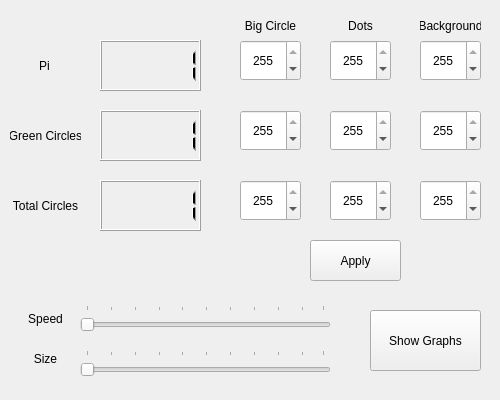
<?xml version="1.0" encoding="UTF-8"?>
<ui version="4.0">
 <class>ProgramControl</class>
 <widget class="QMainWindow" name="ProgramControl">
  <property name="geometry">
   <rect>
    <x>0</x>
    <y>0</y>
    <width>500</width>
    <height>400</height>
   </rect>
  </property>
  <property name="sizePolicy">
   <sizepolicy hsizetype="Fixed" vsizetype="Fixed">
    <horstretch>1</horstretch>
    <verstretch>1</verstretch>
   </sizepolicy>
  </property>
  <property name="windowTitle">
   <string>Controler</string>
  </property>
  <widget class="QWidget" name="centralwidget">
   <widget class="QSlider" name="horizontalSlider_2">
    <property name="geometry">
     <rect>
      <x>80</x>
      <y>305</y>
      <width>251</width>
      <height>31</height>
     </rect>
    </property>
    <property name="orientation">
     <enum>Qt::Horizontal</enum>
    </property>
    <property name="invertedAppearance">
     <bool>false</bool>
    </property>
    <property name="tickPosition">
     <enum>QSlider::TicksAbove</enum>
    </property>
    <property name="tickInterval">
     <number>0</number>
    </property>
   </widget>
   <widget class="QLabel" name="label">
    <property name="geometry">
     <rect>
      <x>10</x>
      <y>180</y>
      <width>71</width>
      <height>51</height>
     </rect>
    </property>
    <property name="text">
     <string>Total Circles</string>
    </property>
    <property name="alignment">
     <set>Qt::AlignCenter</set>
    </property>
   </widget>
   <widget class="QLabel" name="label_4">
    <property name="geometry">
     <rect>
      <x>20</x>
      <y>308</y>
      <width>51</width>
      <height>21</height>
     </rect>
    </property>
    <property name="text">
     <string>Speed</string>
    </property>
    <property name="alignment">
     <set>Qt::AlignCenter</set>
    </property>
   </widget>
   <widget class="QLabel" name="label_5">
    <property name="geometry">
     <rect>
      <x>20</x>
      <y>348</y>
      <width>51</width>
      <height>21</height>
     </rect>
    </property>
    <property name="text">
     <string>Size</string>
    </property>
    <property name="alignment">
     <set>Qt::AlignCenter</set>
    </property>
   </widget>
   <widget class="QLabel" name="label_7">
    <property name="geometry">
     <rect>
      <x>10</x>
      <y>110</y>
      <width>71</width>
      <height>51</height>
     </rect>
    </property>
    <property name="text">
     <string>Green Circles</string>
    </property>
    <property name="alignment">
     <set>Qt::AlignCenter</set>
    </property>
   </widget>
   <widget class="QLabel" name="label_8">
    <property name="geometry">
     <rect>
      <x>9</x>
      <y>40</y>
      <width>71</width>
      <height>51</height>
     </rect>
    </property>
    <property name="text">
     <string>Pi</string>
    </property>
    <property name="alignment">
     <set>Qt::AlignCenter</set>
    </property>
   </widget>
   <widget class="QLCDNumber" name="lcdNumber">
    <property name="geometry">
     <rect>
      <x>100</x>
      <y>110</y>
      <width>101</width>
      <height>51</height>
     </rect>
    </property>
    <property name="value" stdset="0">
     <double>1.000000000000000</double>
    </property>
   </widget>
   <widget class="QPushButton" name="pushButton">
    <property name="geometry">
     <rect>
      <x>370</x>
      <y>310</y>
      <width>111</width>
      <height>61</height>
     </rect>
    </property>
    <property name="text">
     <string>Show Graphs</string>
    </property>
   </widget>
   <widget class="QSpinBox" name="spinBox_2">
    <property name="geometry">
     <rect>
      <x>420</x>
      <y>40</y>
      <width>61</width>
      <height>41</height>
     </rect>
    </property>
    <property name="alignment">
     <set>Qt::AlignCenter</set>
    </property>
    <property name="maximum">
     <number>255</number>
    </property>
    <property name="value">
     <number>255</number>
    </property>
   </widget>
   <widget class="QLabel" name="label_2">
    <property name="geometry">
     <rect>
      <x>240</x>
      <y>10</y>
      <width>61</width>
      <height>31</height>
     </rect>
    </property>
    <property name="text">
     <string>Big Circle</string>
    </property>
    <property name="alignment">
     <set>Qt::AlignCenter</set>
    </property>
   </widget>
   <widget class="QLabel" name="label_3">
    <property name="geometry">
     <rect>
      <x>330</x>
      <y>10</y>
      <width>61</width>
      <height>31</height>
     </rect>
    </property>
    <property name="text">
     <string>Dots</string>
    </property>
    <property name="alignment">
     <set>Qt::AlignCenter</set>
    </property>
   </widget>
   <widget class="QLabel" name="label_6">
    <property name="geometry">
     <rect>
      <x>420</x>
      <y>10</y>
      <width>61</width>
      <height>31</height>
     </rect>
    </property>
    <property name="text">
     <string>Background</string>
    </property>
    <property name="alignment">
     <set>Qt::AlignCenter</set>
    </property>
   </widget>
   <widget class="QPushButton" name="pushButton_2">
    <property name="geometry">
     <rect>
      <x>310</x>
      <y>240</y>
      <width>91</width>
      <height>41</height>
     </rect>
    </property>
    <property name="text">
     <string>Apply</string>
    </property>
   </widget>
   <widget class="QSpinBox" name="spinBox_3">
    <property name="geometry">
     <rect>
      <x>420</x>
      <y>110</y>
      <width>61</width>
      <height>41</height>
     </rect>
    </property>
    <property name="alignment">
     <set>Qt::AlignCenter</set>
    </property>
    <property name="maximum">
     <number>255</number>
    </property>
    <property name="value">
     <number>255</number>
    </property>
   </widget>
   <widget class="QSpinBox" name="spinBox_4">
    <property name="geometry">
     <rect>
      <x>420</x>
      <y>180</y>
      <width>61</width>
      <height>41</height>
     </rect>
    </property>
    <property name="alignment">
     <set>Qt::AlignCenter</set>
    </property>
    <property name="maximum">
     <number>255</number>
    </property>
    <property name="value">
     <number>255</number>
    </property>
   </widget>
   <widget class="QSpinBox" name="spinBox_5">
    <property name="geometry">
     <rect>
      <x>330</x>
      <y>40</y>
      <width>61</width>
      <height>41</height>
     </rect>
    </property>
    <property name="alignment">
     <set>Qt::AlignCenter</set>
    </property>
    <property name="maximum">
     <number>255</number>
    </property>
    <property name="value">
     <number>255</number>
    </property>
   </widget>
   <widget class="QSpinBox" name="spinBox_6">
    <property name="geometry">
     <rect>
      <x>330</x>
      <y>110</y>
      <width>61</width>
      <height>41</height>
     </rect>
    </property>
    <property name="alignment">
     <set>Qt::AlignCenter</set>
    </property>
    <property name="maximum">
     <number>255</number>
    </property>
    <property name="value">
     <number>255</number>
    </property>
   </widget>
   <widget class="QSpinBox" name="spinBox_7">
    <property name="geometry">
     <rect>
      <x>330</x>
      <y>180</y>
      <width>61</width>
      <height>41</height>
     </rect>
    </property>
    <property name="alignment">
     <set>Qt::AlignCenter</set>
    </property>
    <property name="maximum">
     <number>255</number>
    </property>
    <property name="value">
     <number>255</number>
    </property>
   </widget>
   <widget class="QSpinBox" name="spinBox_8">
    <property name="geometry">
     <rect>
      <x>240</x>
      <y>40</y>
      <width>61</width>
      <height>41</height>
     </rect>
    </property>
    <property name="alignment">
     <set>Qt::AlignCenter</set>
    </property>
    <property name="maximum">
     <number>255</number>
    </property>
    <property name="value">
     <number>255</number>
    </property>
   </widget>
   <widget class="QSpinBox" name="spinBox_9">
    <property name="geometry">
     <rect>
      <x>240</x>
      <y>110</y>
      <width>61</width>
      <height>41</height>
     </rect>
    </property>
    <property name="alignment">
     <set>Qt::AlignCenter</set>
    </property>
    <property name="maximum">
     <number>255</number>
    </property>
    <property name="value">
     <number>255</number>
    </property>
   </widget>
   <widget class="QSpinBox" name="spinBox_10">
    <property name="geometry">
     <rect>
      <x>240</x>
      <y>180</y>
      <width>61</width>
      <height>41</height>
     </rect>
    </property>
    <property name="alignment">
     <set>Qt::AlignCenter</set>
    </property>
    <property name="maximum">
     <number>255</number>
    </property>
    <property name="value">
     <number>255</number>
    </property>
   </widget>
   <widget class="QLCDNumber" name="lcdNumber_2">
    <property name="geometry">
     <rect>
      <x>100</x>
      <y>40</y>
      <width>101</width>
      <height>51</height>
     </rect>
    </property>
    <property name="value" stdset="0">
     <double>1.000000000000000</double>
    </property>
   </widget>
   <widget class="QLCDNumber" name="lcdNumber_3">
    <property name="geometry">
     <rect>
      <x>100</x>
      <y>180</y>
      <width>101</width>
      <height>51</height>
     </rect>
    </property>
    <property name="value" stdset="0">
     <double>1.000000000000000</double>
    </property>
   </widget>
   <widget class="QSlider" name="horizontalSlider_3">
    <property name="geometry">
     <rect>
      <x>80</x>
      <y>350</y>
      <width>251</width>
      <height>31</height>
     </rect>
    </property>
    <property name="orientation">
     <enum>Qt::Horizontal</enum>
    </property>
    <property name="invertedAppearance">
     <bool>false</bool>
    </property>
    <property name="tickPosition">
     <enum>QSlider::TicksAbove</enum>
    </property>
    <property name="tickInterval">
     <number>0</number>
    </property>
   </widget>
  </widget>
 </widget>
 <resources/>
 <connections/>
</ui>
